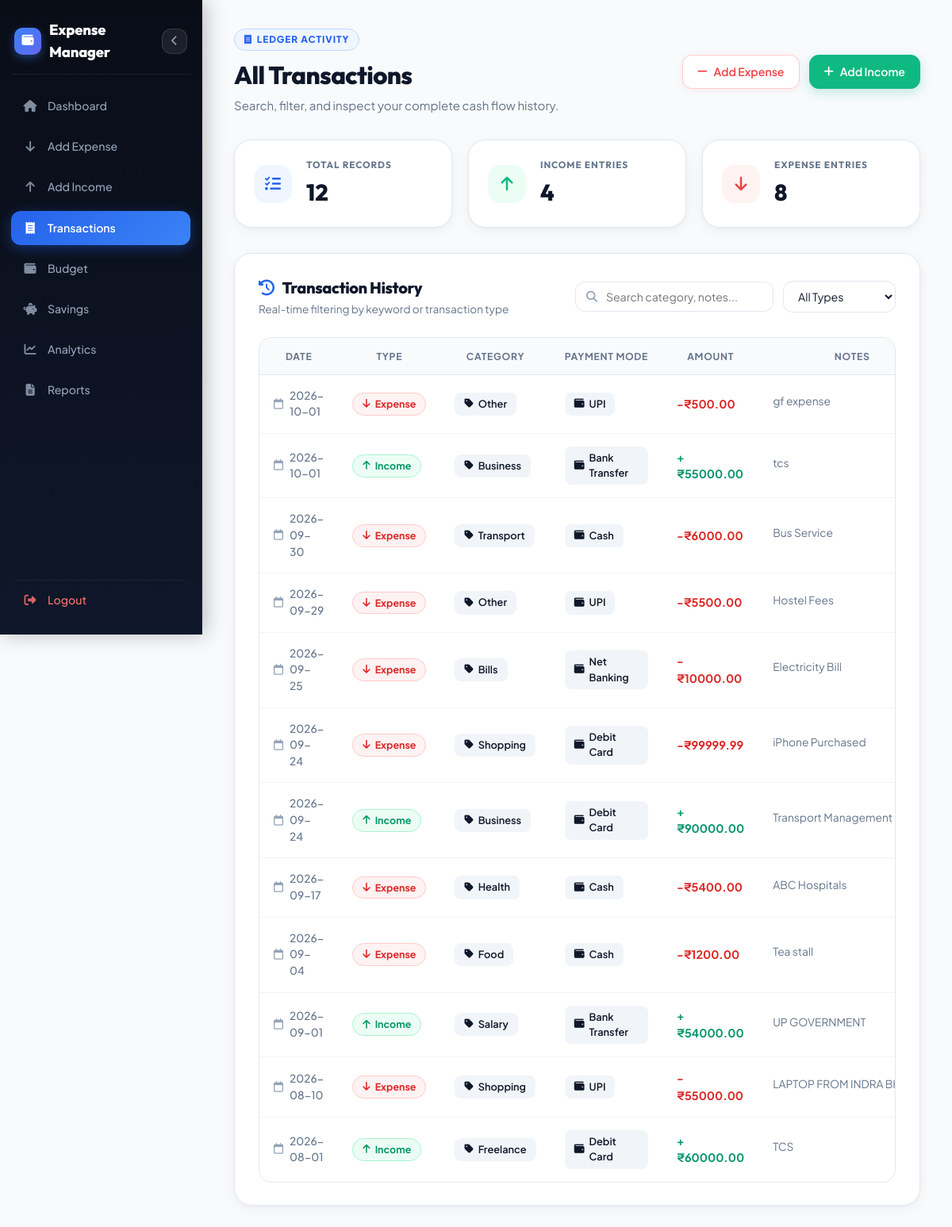
The app's page /transactions (signed in) with its own data.
### tables this page shows
CREATE TABLE transactions (
            transaction_id INTEGER PRIMARY KEY AUTOINCREMENT,
            user_id INTEGER NOT NULL,
            date TEXT NOT NULL,
            type TEXT NOT NULL,
            amount REAL NOT NULL,
            category TEXT NOT NULL,
            payment_mode TEXT NOT NULL,
            description TEXT,
            FOREIGN KEY(user_id) REFERENCES users(user_id)
        );

### app.py (the view)
@app.route("/transactions")
def transactions():
    if "user_id" not in session:
        return redirect(url_for("login"))
    conn = get_db()
    data = conn.execute(
        """
        SELECT *
        FROM transactions
        WHERE user_id = ?
        ORDER BY date DESC, transaction_id DESC
        """,
        (session["user_id"],)
    ).fetchall()
    conn.close()
    return render_template(
        "transactions.html",
        transactions=data
    )

### app.py (called while the page is built)
def get_db():
    conn = sqlite3.connect(DATABASE)
    conn.row_factory = sqlite3.Row
    return conn

### templates/transactions.html (shortened to what this page needs)
<!DOCTYPE html>
<html lang="en">
<head>
    <link rel="stylesheet" href="https://cdnjs.cloudflare.com/ajax/libs/font-awesome/6.5.2/css/all.min.css">
    <link rel="stylesheet" href="{{ url_for('static', filename='css/theme.css') }}">
    <link rel="stylesheet" href="{{ url_for('static', filename='css/transactions.css') }}">
</head>
<body>
<nav class="transaction-nav">
    <div class="sidebar-header-row">
        <h2>Expense Manager</h2>
        <button type="button" class="sidebar-collapse-btn" id="sidebarCollapseBtn" title="Hide Sidebar (Ctrl+B)">
            <i class="fa-solid fa-chevron-left"></i>
        </button>
    </div>
    <a href="{{ url_for('dashboard') }}">
        <i class="fa-solid fa-house"></i>
        <span>Dashboard</span>
    </a>
    <a href="{{ url_for('add_expense') }}">
        <i class="fa-solid fa-arrow-down"></i>
        <span>Add Expense</span>
    </a>
    <a href="{{ url_for('add_income') }}">
        <i class="fa-solid fa-arrow-up"></i>
        <span>Add Income</span>
    </a>
    <a href="{{ url_for('transactions') }}" class="active">
        <i class="fa-solid fa-receipt"></i>
        <span>Transactions</span>
    </a>
    <a href="{{ url_for('budget') }}">
        <i class="fa-solid fa-wallet"></i>
        <span>Budget</span>
    </a>
    <a href="{{ url_for('savings') }}">
        <i class="fa-solid fa-piggy-bank"></i>
        <span>Savings</span>
    </a>
    <a href="{{ url_for('analytics') }}">
        <i class="fa-solid fa-chart-line"></i>
        <span>Analytics</span>
    </a>
    <a href="{{ url_for('reports') }}">
        <i class="fa-solid fa-file-lines"></i>
        <span>Reports</span>
    </a>
    <a href="{{ url_for('logout') }}">
        <i class="fa-solid fa-right-from-bracket"></i>
        <span>Logout</span>
    </a>
</nav>
<main class="transaction-main">
    <section class="transaction-heading">
        <div>
            <span class="heading-pill">
                <i class="fa-solid fa-receipt"></i>
                LEDGER ACTIVITY
            </span>
            <h1>All Transactions</h1>
            <p>Search, filter, and inspect your complete cash flow history.</p>
        </div>
        <div class="heading-actions">
            <a href="{{ url_for('add_expense') }}" class="action-btn expense-btn">
                <i class="fa-solid fa-minus"></i> Add Expense
            </a>
            <a href="{{ url_for('add_income') }}" class="action-btn income-btn">
                <i class="fa-solid fa-plus"></i> Add Income
            </a>
        </div>
    </section>
    <section class="transaction-summary">
        <div class="summary-card">
            <div class="summary-icon">
                <i class="fa-solid fa-list-check"></i>
            </div>
            <div>
                <h3>Total Records</h3>
                <p id="transactionCount">{{ transactions|length }}</p>
            </div>
        </div>
        <div class="summary-card income-summary">
            <div class="summary-icon income-icon">
                <i class="fa-solid fa-arrow-up"></i>
            </div>
            <div>
                <h3>Income Entries</h3>
                <p id="incomeCount">0</p>
            </div>
        </div>
        <div class="summary-card expense-summary">
            <div class="summary-icon expense-icon">
                <i class="fa-solid fa-arrow-down"></i>
            </div>
            <div>
                <h3>Expense Entries</h3>
                <p id="expenseCount">0</p>
            </div>
        </div>
    </section>
    <section class="transaction-card">
        <div class="transaction-card-header">
            <div>
                <h2>
                    <i class="fa-solid fa-clock-rotate-left"></i>
                    Transaction History
                </h2>
                <p>Real-time filtering by keyword or transaction type</p>
            </div>
            <div class="transaction-actions">
                <div class="search-box">
                    <input
                        type="text"
                        id="searchInput"
                        placeholder="Search category, notes..."
                        autocomplete="off"
                    >
                </div>
                <div class="filter-box">
                    <select id="typeFilter">
                        <option value="all">All Types</option>
                    </select>
                </div>
            </div>
        </div>
        <div class="table-container">
            <table id="transactionTable">
                <thead>
                    <tr>
                        <th>Date</th>
                        <th>Type</th>
                        <th>Category</th>
                        <th>Payment Mode</th>
                        <th>Amount</th>
                        <th>Notes</th>
                    </tr>
                </thead>
                <tbody>
                    {% for transaction in transactions %}
                    <tr class="transaction-row">
                        <td>
                            <div class="date-cell">
                                <i class="fa-regular fa-calendar"></i>
                                <span>{{ transaction["date"] }}</span>
                            </div>
                        </td>
                        <td>
                            {% if transaction["type"] == "Income" %}
                            <span class="type-badge income-badge">
                                <i class="fa-solid fa-arrow-up"></i> Income
                            </span>
                            {% else %}
                            <span class="type-badge expense-badge">
                                <i class="fa-solid fa-arrow-down"></i> Expense
                            </span>
                            {% endif %}
                        </td>
                        <td>
                            <span class="category-badge">
                                <i class="fa-solid fa-tag"></i>
                                {{ transaction["category"] }}
                            </span>
                        </td>
                        <td>
                            <span class="payment-badge">
                                <i class="fa-solid fa-wallet"></i>
                                {{ transaction["payment_mode"] }}
                            </span>
                        </td>
                        <td>
                            {% if transaction["type"] == "Income" %}
                            <strong class="income-amount">
                                +₹{{ "%.2f"|format(transaction["amount"]|float) }}
                            </strong>
                            {% else %}
                            <strong class="expense-amount">
                                -₹{{ "%.2f"|format(transaction["amount"]|float) }}
                            </strong>
                            {% endif %}
                        </td>
                        <td>
                            {% if transaction["description"] %}
                            <span class="description-text">
                                {{ transaction["description"] }}
                            </span>
                            {% else %}
                            <span class="no-description">
                                -
                            </span>
                            {% endif %}
                        </td>
                    </tr>
                    {% endfor %}
                </tbody>
            </table>
        </div>
    </section>
</main>
</body>
</html>

### static/css/transactions.css (style rules this page uses)
.transaction-heading { display: flex; justify-content: space-between; align-items: center; margin-bottom: 32px; gap: 20px; flex-wrap: wrap; }
.heading-pill { display: inline-flex; align-items: center; gap: 6px; font-size: 0.74rem; font-weight: 800; letter-spacing: 0.08em; color: var(--primary); background: var(--primary-light); border: 1px solid var(--primary-border); padding: 4px 12px; border-radius: var(--radius-full); margin-bottom: 8px; }
.transaction-heading h1 { font-size: 1.95rem; font-weight: 800; color: var(--text-main); }
.transaction-heading p { color: var(--text-muted); font-size: 0.94rem; margin-top: 3px; }
.heading-actions { display: flex; align-items: center; gap: 12px; }
.action-btn { display: inline-flex; align-items: center; gap: 8px; padding: 10px 18px; border-radius: var(--radius-md); font-size: 0.88rem; font-weight: 600; text-decoration: none; transition: var(--transition); }
.action-btn.expense-btn { background: #ffffff; color: var(--danger); border: 1.5px solid var(--danger-border); box-shadow: 0 2px 8px rgba(239, 68, 68, 0.08); }
.action-btn.income-btn { background: var(--success); color: #ffffff; border: 1.5px solid var(--success); box-shadow: 0 4px 14px var(--success-glow); }
.transaction-summary { display: grid; grid-template-columns: repeat(3, 1fr); gap: 20px; margin-bottom: 32px; }
.summary-card { background: var(--surface-card); border: 1px solid var(--border-card); border-radius: var(--radius-xl); padding: 22px 24px; display: flex; align-items: center; gap: 18px; box-shadow: var(--shadow-card); transition: var(--transition); }
.summary-icon { width: 48px; height: 48px; min-width: 48px; border-radius: var(--radius-lg); background: var(--primary-light); color: var(--primary); display: flex; align-items: center; justify-content: center; font-size: 20px; }
.summary-icon.income-icon { background: var(--success-light); color: var(--success); }
.summary-icon.expense-icon { background: var(--danger-light); color: var(--danger); }
.summary-card h3 { font-size: 0.74rem; font-weight: 700; color: var(--text-muted); letter-spacing: 0.08em; text-transform: uppercase; margin-bottom: 4px; }
.summary-card p { font-family: var(--font-heading); font-size: 1.8rem; font-weight: 800; color: var(--text-main); }
.transaction-card { background: var(--surface-card); border: 1.5px solid var(--border-card); border-radius: var(--radius-xl); padding: 28px 30px; box-shadow: var(--shadow-card); }
.transaction-card-header { display: flex; justify-content: space-between; align-items: center; margin-bottom: 24px; gap: 16px; flex-wrap: wrap; }
.transaction-card-header h2 { font-size: 1.25rem; font-weight: 800; display: flex; align-items: center; gap: 10px; }
.transaction-card-header h2 i { color: var(--primary); }
.transaction-card-header p { font-size: 0.85rem; color: var(--text-muted); margin-top: 2px; }
.transaction-actions { display: flex; align-items: center; gap: 12px; flex-wrap: wrap; }
.search-box { position: relative; display: flex; align-items: center; min-width: 250px; }
.search-box input { padding: 9px 14px 9px 38px !important; font-size: 0.88rem !important; border-radius: var(--radius-md) !important; }
.filter-box select { padding: 9px 14px !important; font-size: 0.88rem !important; border-radius: var(--radius-md) !important; cursor: pointer; }
.table-container { width: 100%; overflow-x: auto; border: 1px solid var(--border-card); border-radius: var(--radius-lg); }
.date-cell { display: flex; align-items: center; gap: 8px; color: var(--text-muted); font-size: 0.86rem; font-weight: 500; }
.date-cell i { color: var(--text-subtle); }
.description-text { color: var(--text-muted); font-size: 0.86rem; max-width: 200px; display: inline-block; overflow: hidden; text-overflow: ellipsis; white-space: nowrap; }

### records on screen
transactions: type "Expense" (drawn), amount "500.00"
transactions: type "Income" (drawn), amount "55000.00"
transactions: type "Expense" (drawn), amount "6000.00"
transactions: type "Expense" (drawn), amount "5500.00"
transactions: type "Expense" (drawn), amount "10000.00"
transactions: type "Expense" (drawn), amount "99999.99"
transactions: type "Income" (drawn), amount "90000.00"
transactions: type "Expense" (drawn), amount "5400.00"
transactions: type "Expense" (drawn), amount "1200.00"
transactions: type "Income" (drawn), amount "54000.00"
transactions: type "Expense" (drawn), amount "55000.00"
transactions: type "Income" (drawn), amount "60000.00"

### other values on screen
{{ transactions|length }} "12"
